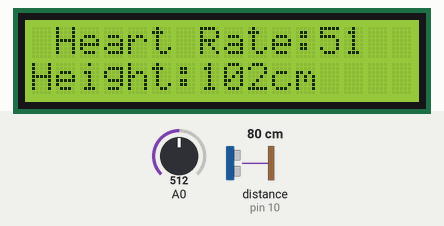
Recording of a sketch running on a simulated Arduino Uno, built with avr-gcc and run on an emulated ATmega328P. Shown: 16×2 character LCD. Wiring (inferred from the names in the program): ultrasonic range finder: trigger pin 11; echo pin 10. Inputs (shaded band) come from the test bench; at power-on: distance to the obstacle (sensor on pin 10) 80 cm, A0 = 512. The echo pulse lasts 58.3 µs per cm.

Above: at 6.2 s.
6.3 s: distance to the obstacle (sensor on pin 10) set to 120 cm
At 7.4 s:
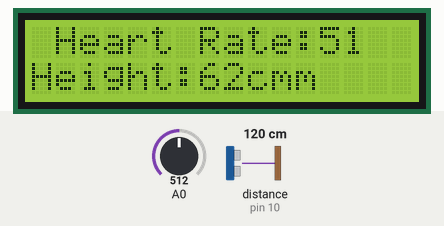
8.5 s: A0 set to 716
At 9.1 s:
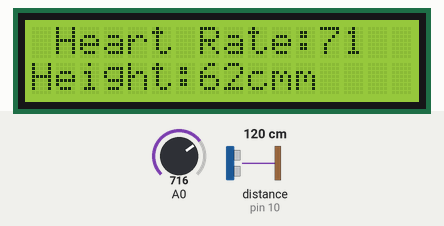
10.1 s: distance to the obstacle (sensor on pin 10) set to 2 cm
At 11.6 s:
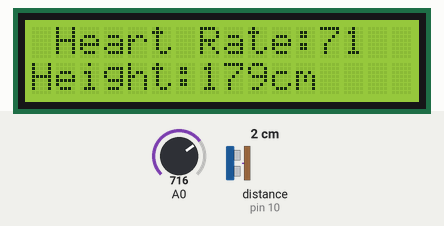
12.6 s: A0 set to 0
At 13.0 s:
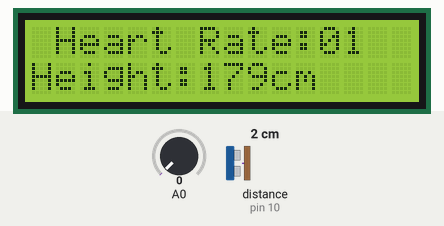
15.6 s: distance to the obstacle (sensor on pin 10) set to 4 cm
At 17.3 s:
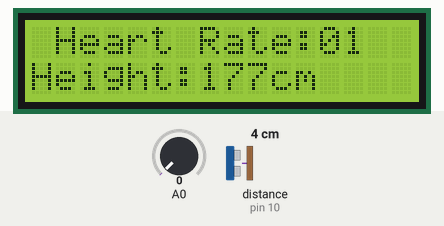
17.6 s: A0 set to 122
At 18.9 s:
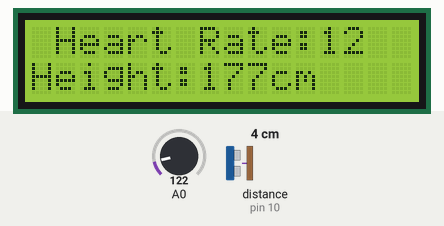
Timing chart, 0 to 20.1 s (numbered marks = the images above; inputs shaded):
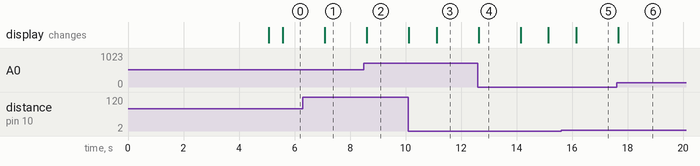

The sketch:

Height.ino
```cpp
#include <LiquidCrystal.h>
#include <Wire.h>
LiquidCrystal lcd( 9, 8, 7, 6, 5, 4);
const int trigPin = 11;
const int echoPin = 10;
long duration;
int distanceCm;
int b;
double alpha = 0.75;
int period = 20;
double refresh = 0.0;


void setup(void) {

  pinMode(trigPin, OUTPUT);
  pinMode(echoPin, INPUT);

  lcd.print("   Health Booth");
  delay(5000);
  pinMode(A0, INPUT);
  lcd.begin(16, 2);
  lcd.clear();
  lcd.setCursor(0, 0);
}

void loop(void) {

  digitalWrite(trigPin, LOW);
  delayMicroseconds(2);
  digitalWrite(trigPin, HIGH);
  delayMicroseconds(10);
  digitalWrite(trigPin, LOW);

  duration = pulseIn(echoPin, HIGH);
  distanceCm = (duration * 0.034) / 2;
  b = 180 - distanceCm;

  lcd.setCursor(0, 2);
  lcd.print("Height:");
  lcd.print(b);
  lcd.print("cm");
  delay(500);


  static double oldValue = 0;
  static double oldrefresh = 0;

  int beat = analogRead(A0);

  double value = alpha * oldValue + (0 - alpha) * beat;
  refresh = value - oldValue;

  lcd.setCursor(0, 0);
  lcd.print(" Heart Rate:");
  lcd.print(beat / 10);
  oldValue = value;
  oldrefresh = refresh;
  delay(500);

}
```

Measured:
- after the input at 6.3 s, the display: changes after 0.79 s (image 1)
- after the input at 8.5 s, the display: changes after 0.11 s (image 2)
- after the input at 10.1 s, the display: first changes at once (image 3 shows a later state)
- after the input at 12.6 s, the display: changes at once (image 4)
- after the input at 15.6 s, the display: changes after 0.55 s (image 5)
- after the input at 17.6 s, the display: changes after 0.05 s (image 6)
